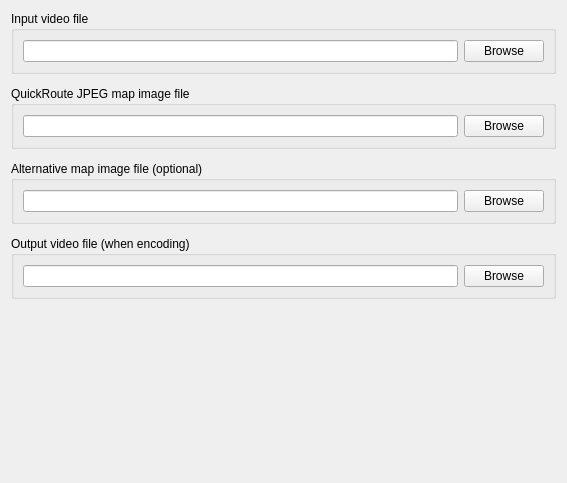
          <widget class="QWidget" name="scrollAreaWidgetContents_2">
           <property name="geometry">
            <rect>
             <x>0</x>
             <y>0</y>
             <width>567</width>
             <height>483</height>
            </rect>
           </property>
           <layout class="QVBoxLayout" name="verticalLayout_2">
            <property name="spacing">
             <number>12</number>
            </property>
            <item>
             <widget class="QGroupBox" name="groupBoxInputVideoFile">
              <property name="sizePolicy">
               <sizepolicy hsizetype="Preferred" vsizetype="Maximum">
                <horstretch>0</horstretch>
                <verstretch>0</verstretch>
               </sizepolicy>
              </property>
              <property name="title">
               <string>Input video file</string>
              </property>
              <layout class="QHBoxLayout" name="horizontalLayout">
               <item>
                <widget class="QLineEdit" name="lineEditInputVideoFile"/>
               </item>
               <item>
                <widget class="QPushButton" name="pushButtonBrowseInputVideoFile">
                 <property name="text">
                  <string>Browse</string>
                 </property>
                </widget>
               </item>
              </layout>
             </widget>
            </item>
            <item>
             <widget class="QGroupBox" name="groupBoxQuickRouteJpegMapImageFile">
              <property name="sizePolicy">
               <sizepolicy hsizetype="Preferred" vsizetype="Maximum">
                <horstretch>0</horstretch>
                <verstretch>0</verstretch>
               </sizepolicy>
              </property>
              <property name="title">
               <string>QuickRoute JPEG map image file</string>
              </property>
              <layout class="QHBoxLayout" name="horizontalLayout_3">
               <item>
                <widget class="QLineEdit" name="lineEditQuickRouteJpegMapImageFile"/>
               </item>
               <item>
                <widget class="QPushButton" name="pushButtonBrowseQuickRouteJpegMapImageFile">
                 <property name="text">
                  <string>Browse</string>
                 </property>
                </widget>
               </item>
              </layout>
             </widget>
            </item>
            <item>
             <widget class="QGroupBox" name="groupBoxAlternativeMapImageFile">
              <property name="sizePolicy">
               <sizepolicy hsizetype="Preferred" vsizetype="Maximum">
                <horstretch>0</horstretch>
                <verstretch>0</verstretch>
               </sizepolicy>
              </property>
              <property name="title">
               <string>Alternative map image file (optional)</string>
              </property>
              <layout class="QHBoxLayout" name="horizontalLayout_2">
               <item>
                <widget class="QLineEdit" name="lineEditAlternativeMapImageFile"/>
               </item>
               <item>
                <widget class="QPushButton" name="pushButtonBrowseAlternativeMapImageFile">
                 <property name="text">
                  <string>Browse</string>
                 </property>
                </widget>
               </item>
              </layout>
             </widget>
            </item>
            <item>
             <widget class="QGroupBox" name="groupBoxOutputVideoFile">
              <property name="sizePolicy">
               <sizepolicy hsizetype="Preferred" vsizetype="Maximum">
                <horstretch>0</horstretch>
                <verstretch>0</verstretch>
               </sizepolicy>
              </property>
              <property name="title">
               <string>Output video file (when encoding)</string>
              </property>
              <layout class="QHBoxLayout" name="horizontalLayout_4">
               <item>
                <widget class="QLineEdit" name="lineEditOutputVideoFile"/>
               </item>
               <item>
                <widget class="QPushButton" name="pushButtonBrowseOutputVideoFile">
                 <property name="text">
                  <string>Browse</string>
                 </property>
                </widget>
               </item>
              </layout>
             </widget>
            </item>
            <item>
             <spacer name="verticalSpacer">
              <property name="orientation">
               <enum>Qt::Vertical</enum>
              </property>
              <property name="sizeHint" stdset="0">
               <size>
                <width>20</width>
                <height>163</height>
               </size>
              </property>
             </spacer>
            </item>
           </layout>
          </widget>
